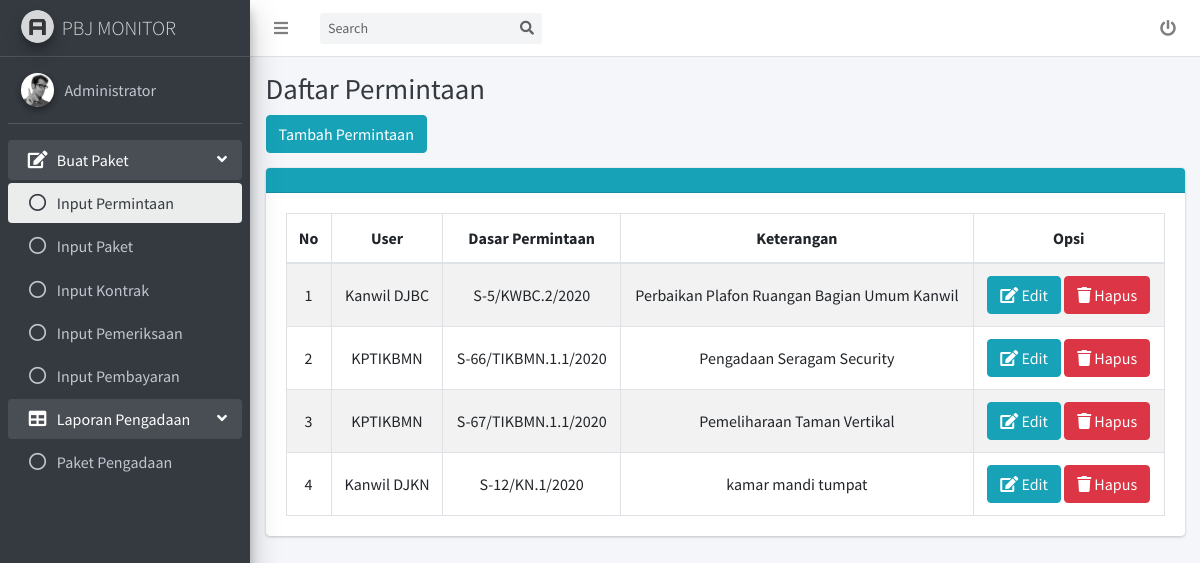
The app's page /permintaan.php (signed in) with its own data.
### tables this page shows
CREATE TABLE `permintaan` (
  `no` int(11) NOT NULL,
  `user` varchar(50) NOT NULL,
  `dasar_permintaan` varchar(100) NOT NULL,
  `ket` varchar(100) NOT NULL
);

### permintaan.php (the view, shortened to what this page needs)
<!DOCTYPE html>
<html>
<head>
  <link rel="stylesheet" href="plugins/fontawesome-free/css/all.min.css">
  <link rel="stylesheet" href="dist/css/adminlte.min.css">
</head>
<body class="hold-transition sidebar-mini layout-fixed">
<div class="wrapper">
  <nav class="main-header navbar navbar-expand navbar-white navbar-light">
    <ul class="navbar-nav">
      <li class="nav-item">
        <a class="nav-link" data-widget="pushmenu" href="#" role="button"><i class="fas fa-bars"></i></a>
      </li>
    </ul>
    <form class="form-inline ml-3">
      <div class="input-group input-group-sm">
        <input class="form-control form-control-navbar" type="search" placeholder="Search" aria-label="Search" id="input" onkeyup="searchTable()">
        <div class="input-group-append">
          <button class="btn btn-navbar" type="submit">
            <i class="fas fa-search"></i>
          </button>
        </div>
      </div>
    </form>
	<ul class="navbar-nav ml-auto">
	  <li class="nav-item">
        <a class="nav-link" href="logout.php">
          <i class="fas fa-power-off"></i>
        </a>
      </li>
	</ul>
  </nav>
  <aside class="main-sidebar sidebar-dark-primary elevation-4">
    <a href="home.php" class="brand-link">
      <img src="dist/img/AdminLTELogo.png" alt="AdminLTE Logo" class="brand-image img-circle elevation-3"
           style="opacity: .8">
      <span class="brand-text font-weight-light">PBJ MONITOR</span>
    </a>
    <div class="sidebar">
      <div class="user-panel mt-3 pb-3 mb-3 d-flex">
        <div class="image">
          <img src="dist/img/user2-160x160.jpg" class="img-circle elevation-2" alt="User Image">
        </div>
        <div class="info">
          <a href="#" class="d-block"><?php echo $_SESSION['name']; ?></a>
        </div>
      </div>
      <nav class="mt-2">
        <ul class="nav nav-pills nav-sidebar flex-column" data-widget="treeview" role="menu" data-accordion="false">
		<li class="nav-item has-treeview menu-open">
            <a href="#" class="nav-link">
              <i class="nav-icon fas fa-edit"></i>
              <p>
                Buat Paket
                <i class="fas fa-angle-left right"></i>
              </p>
            </a>
            <ul class="nav nav-treeview">
              <li class="nav-item">
                <a href="permintaan.php" class="nav-link active">
                  <i class="far fa-circle nav-icon"></i>
                  <p><?php if($_SESSION['akses'] == "admin") echo "Input "; ?>Permintaan</p>
                </a>
              </li>
              <li class="nav-item">
                <a href="paket.php" class="nav-link">
                  <i class="far fa-circle nav-icon"></i>
                  <p><?php if($_SESSION['akses'] == "admin") echo "Input "; ?>Paket</p>
                </a>
              </li>
              <li class="nav-item">
                <a href="kontrak.php" class="nav-link">
                  <i class="far fa-circle nav-icon"></i>
                  <p><?php if($_SESSION['akses'] == "admin") echo "Input "; ?>Kontrak</p>
                </a>
              </li>
              <li class="nav-item">
                <a href="pemeriksaan.php" class="nav-link">
                  <i class="far fa-circle nav-icon"></i>
                  <p><?php if($_SESSION['akses'] == "admin") echo "Input "; ?>Pemeriksaan</p>
                </a>
              </li>
			  <li class="nav-item">
                <a href="pembayaran.php" class="nav-link">
                  <i class="far fa-circle nav-icon"></i>
                  <p><?php if($_SESSION['akses'] == "admin") echo "Input "; ?>Pembayaran</p>
                </a>
              </li>
            </ul>
          </li>
          <li class="nav-item has-treeview menu-open">
            <a href="#" class="nav-link">
              <i class="nav-icon fas fa-table"></i>
              <p>
                Laporan Pengadaan
                <i class="fas fa-angle-left right"></i>
              </p>
            </a>
            <ul class="nav nav-treeview">
              <li class="nav-item">
                <a href="pengadaan.php" class="nav-link">
                  <i class="far fa-circle nav-icon"></i>
                  <p>Paket Pengadaan</p>
                </a>
              </li>
            </ul>
          </li>
        </ul>
      </nav>
    </div>
  </aside>
  <div class="content-wrapper">
    <div class="content-header">
      <div class="container-fluid">
        <div class="row mb-2">
          <div class="col-sm-6">
            <h1 class="m-0 text-dark">Daftar Permintaan</h1>
          </div>
        </div>
		<?php
			if($_SESSION['akses'] == "admin")
				echo '<button class="btn btn-info"><a href="tambah_permintaan.php" style="color:white">Tambah Permintaan</a></button>';
		?>
      </div>
    </div>
	<section class="content">
      <div class="container-fluid">
		<div class="card card-info">
			<div class="card-header">
			</div>
			<div class="card-body">
				<table class="table table-bordered table-striped">
					<thead>
						<tr>
							<th>No</th>
							<th>User</th>
							<th>Dasar Permintaan</th>
							<th>Keterangan</th>
							<?php
								if($_SESSION['akses'] == "admin")
									echo "<th>Opsi</th>";
							?>
						</tr>
					</thead>
					<tbody>
					<?php
						include 'koneksi.php';
						$data = mysqli_query($koneksi, "SELECT * FROM permintaan");
						while($d = mysqli_fetch_array($data))
						{
							echo "<tr>";
							echo "<td class='align-middle'>".$d['no']."</td>";
							echo "<td class='align-middle'>".$d['user']."</td>";
							echo "<td class='align-middle'>".$d['dasar_permintaan']."</td>";
							echo "<td class='align-middle'>".$d['ket']."</td>";
							if($_SESSION['akses'] == "admin")
								echo "<td class='align-middle'><a href='edit_permintaan.php?no=".$d['no']."' style='color:white'><button class='btn btn-info'><i class='fas fa-edit'></i> Edit</a></button>
								<a href='hapus_permintaan.php?no=".$d['no']."' style='color:white'><button class='btn btn-danger'><i class='fas fa-trash'></i> Hapus</a></button></td>";
							echo "</tr>";
						}
					?>
					</tbody>
				</table>
			</div>
		</div>
      </div>
    </section>
  </div>
</div>
</body>
</html>

### permintaan.php (style rules this page uses)
th, td { text-align:center; }

### records on screen
permintaan: no "1", user "Kanwil DJBC", dasar_permintaan "S-5/KWBC.2/2020", ket "Perbaikan Plafon Ruangan Bagian Umum Kanwil"
permintaan: no "2", user "KPTIKBMN", dasar_permintaan "S-66/TIKBMN.1.1/2020", ket "Pengadaan Seragam Security"
permintaan: no "3", user "KPTIKBMN", dasar_permintaan "S-67/TIKBMN.1.1/2020", ket "Pemeliharaan Taman Vertikal"
permintaan: no "4", user "Kanwil DJKN", dasar_permintaan "S-12/KN.1/2020", ket "kamar mandi tumpat"

### other values on screen
$_SESSION['name'] "Administrator"
